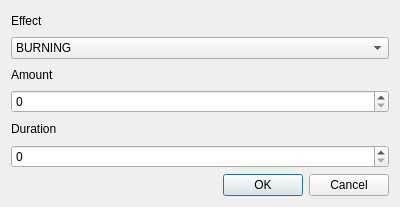
<?xml version="1.0" encoding="UTF-8"?>
<ui version="4.0">
 <class>DialogEffect</class>
 <widget class="QDialog" name="DialogEffect">
  <property name="geometry">
   <rect>
    <x>0</x>
    <y>0</y>
    <width>400</width>
    <height>207</height>
   </rect>
  </property>
  <property name="windowTitle">
   <string>Add New Effect</string>
  </property>
  <layout class="QVBoxLayout" name="verticalLayout">
   <item>
    <widget class="QLabel" name="label">
     <property name="text">
      <string>Effect</string>
     </property>
    </widget>
   </item>
   <item>
    <widget class="QComboBox" name="combo_effect">
     <item>
      <property name="text">
       <string>BURNING</string>
      </property>
     </item>
     <item>
      <property name="text">
       <string>STUNNED</string>
      </property>
     </item>
     <item>
      <property name="text">
       <string>HEALTH_EFFECT</string>
      </property>
     </item>
    </widget>
   </item>
   <item>
    <widget class="QLabel" name="label_amount">
     <property name="text">
      <string>Amount</string>
     </property>
    </widget>
   </item>
   <item>
    <widget class="QSpinBox" name="spinner_value">
     <property name="maximum">
      <number>999</number>
     </property>
    </widget>
   </item>
   <item>
    <widget class="QLabel" name="label_duration">
     <property name="toolTip">
      <string/>
     </property>
     <property name="text">
      <string>Duration</string>
     </property>
    </widget>
   </item>
   <item>
    <widget class="QSpinBox" name="spinner_duration">
     <property name="maximum">
      <number>999</number>
     </property>
    </widget>
   </item>
   <item>
    <widget class="QDialogButtonBox" name="buttonBox">
     <property name="orientation">
      <enum>Qt::Horizontal</enum>
     </property>
     <property name="standardButtons">
      <set>QDialogButtonBox::Cancel|QDialogButtonBox::Ok</set>
     </property>
    </widget>
   </item>
  </layout>
 </widget>
 <resources/>
 <connections>
  <connection>
   <sender>buttonBox</sender>
   <signal>accepted()</signal>
   <receiver>DialogEffect</receiver>
   <slot>accept()</slot>
   <hints>
    <hint type="sourcelabel">
     <x>248</x>
     <y>254</y>
    </hint>
    <hint type="destinationlabel">
     <x>157</x>
     <y>274</y>
    </hint>
   </hints>
  </connection>
  <connection>
   <sender>buttonBox</sender>
   <signal>rejected()</signal>
   <receiver>DialogEffect</receiver>
   <slot>reject()</slot>
   <hints>
    <hint type="sourcelabel">
     <x>316</x>
     <y>260</y>
    </hint>
    <hint type="destinationlabel">
     <x>286</x>
     <y>274</y>
    </hint>
   </hints>
  </connection>
 </connections>
</ui>
